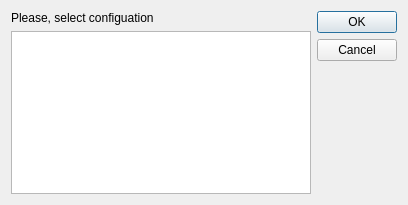
<?xml version="1.0" encoding="UTF-8"?>
<ui version="4.0">
 <class>IgStudioSetupDialog</class>
 <widget class="QDialog" name="IgStudioSetupDialog">
  <property name="geometry">
   <rect>
    <x>0</x>
    <y>0</y>
    <width>408</width>
    <height>205</height>
   </rect>
  </property>
  <property name="windowTitle">
   <string>IGUANA Setup</string>
  </property>
  <layout class="QGridLayout" name="gridLayout">
   <item row="0" column="0">
    <widget class="QLabel" name="m_label">
     <property name="text">
      <string>Please, select configuation</string>
     </property>
    </widget>
   </item>
   <item row="0" column="1" rowspan="2">
    <widget class="QDialogButtonBox" name="buttonBox">
     <property name="orientation">
      <enum>Qt::Vertical</enum>
     </property>
     <property name="standardButtons">
      <set>QDialogButtonBox::Cancel|QDialogButtonBox::Ok</set>
     </property>
    </widget>
   </item>
   <item row="1" column="0">
    <widget class="QListWidget" name="m_configs"/>
   </item>
  </layout>
 </widget>
 <resources>
  <include location="../interface/iguana.qrc"/>
 </resources>
 <connections>
  <connection>
   <sender>buttonBox</sender>
   <signal>accepted()</signal>
   <receiver>IgStudioSetupDialog</receiver>
   <slot>accept()</slot>
   <hints>
    <hint type="sourcelabel">
     <x>248</x>
     <y>254</y>
    </hint>
    <hint type="destinationlabel">
     <x>157</x>
     <y>274</y>
    </hint>
   </hints>
  </connection>
  <connection>
   <sender>buttonBox</sender>
   <signal>rejected()</signal>
   <receiver>IgStudioSetupDialog</receiver>
   <slot>reject()</slot>
   <hints>
    <hint type="sourcelabel">
     <x>316</x>
     <y>260</y>
    </hint>
    <hint type="destinationlabel">
     <x>286</x>
     <y>274</y>
    </hint>
   </hints>
  </connection>
  <connection>
   <sender>m_configs</sender>
   <signal>itemDoubleClicked(QListWidgetItem*)</signal>
   <receiver>IgStudioSetupDialog</receiver>
   <slot>accept()</slot>
   <hints>
    <hint type="sourcelabel">
     <x>160</x>
     <y>112</y>
    </hint>
    <hint type="destinationlabel">
     <x>203</x>
     <y>102</y>
    </hint>
   </hints>
  </connection>
 </connections>
</ui>
